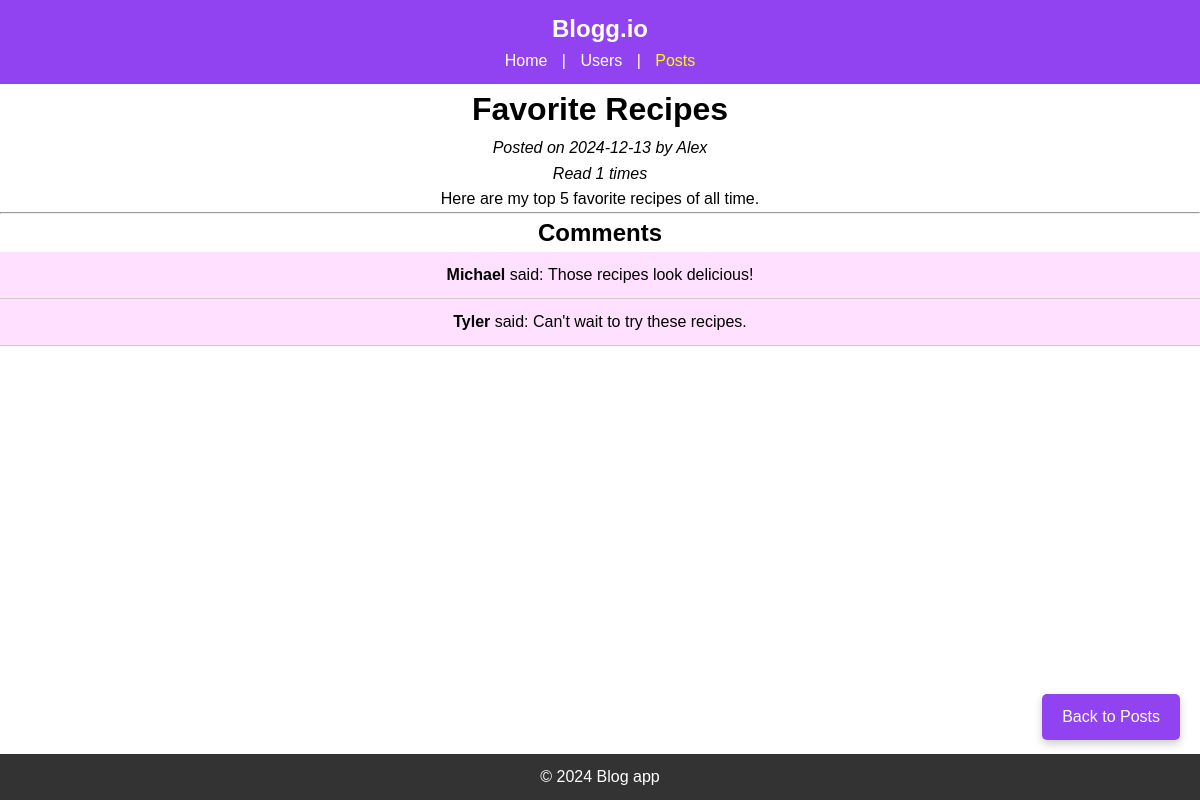
The page /posts/4 on the database its author committed.
### models.py (models this page shows)
class Post(db.Model):
    id = db.Column(db.Integer, primary_key=True, autoincrement=True)
    user_id = db.Column(db.Integer, db.ForeignKey(User.id))
    posted_by = db.relationship('User')
    posted = db.Column(db.DateTime, nullable=False)
    title = db.Column(db.String(120), nullable=False)
    body = db.Column(db.String(500), nullable=False)
    reads = db.Column(db.Integer, default=0)
    comments = db.relationship('Comment', backref='post', lazy=True)

class User(db.Model):
    id = db.Column(db.Integer, primary_key=True)
    username = db.Column(db.String(80), unique=True, nullable=False)
    email = db.Column(db.String(120), unique=True, nullable=False)
    age = db.Column(db.Integer)
    posts = db.relationship('Post', backref='user', lazy=True)
    comments = db.relationship('Comment', backref='user', lazy=True)

class Comment(db.Model):
    id = db.Column(db.Integer, primary_key=True, autoincrement=True)
    user_id = db.Column(db.Integer, db.ForeignKey(User.id))
    post_id = db.Column(db.Integer, db.ForeignKey(Post.id))
    body = db.Column(db.String(500), nullable=False)

### app.py (the view)
@app.route('/posts/<int:post_id>')
def display_post(post_id):
    found_post = Post.query.filter_by(id=post_id).first()
    found_post.reads += 1
    db.session.commit()
    return render_template('post.html', post=found_post)

### templates/post.html (shortened to what this page needs)
{% extends "base.html" %}
{% block content %}
<h1>{{ post.title }}</h1>
<p>
    <i>Posted on {{ post.posted.strftime('%Y-%m-%d') }} by {{ post.user.username }}</i>
    <br>
    <i>Read {{ post.reads }} times</i>
</p>
<p>{{ post.body }}</p>
<hr>
<h2>Comments</h2>
<ul id="commentul">
    {% for comment in post.comments %}
    <li id="comments">
        <strong>{{ comment.user.username }}</strong> said: <p>{{ comment.body }}</p>
    </li>
    {% else %}
    <li>No comments yet. Be the first to comment!</li>
    {% endfor %}
</ul>
    <a id="backbutton" href="{{ url_for('display_all_posts') }}">Back to Posts</a>
{% endblock %}

### static/styles.css (style rules this page uses)
* { margin: 0; padding: 0; box-sizing: border-box; }
html,body { width: 100%; overflow-x: hidden; }
body { font-family: Arial, sans-serif; line-height: 1.6; background-color: #efeef1; color: black; margin: 0; padding: 0; align-items: center; display: flex; flex-direction: column; min-height: 100vh; }
a { color: black; text-decoration: none; }
#comments { background-color: #ffe1ff; border-bottom: 1px solid #ccc; padding: 10px; width: 100% }
#comments p { display: inline-block; }
#backbutton { position: fixed; bottom: 60px; right: 20px; background-color:#9243f1; color: white; text-decoration: none; padding: 10px 20px; border-radius: 5px; font-size: 16px; cursor: pointer; box-shadow: 0 4px 8px rgba(0, 0, 0, 0.2); transition: background-color 0.3s ease, transform 0.3s ease; }

### rows shown on the page
Post: title "Favorite Recipes", posted "2024-12-13", reads "1", body "Here are my top 5 favorite recipes of all time."
User: user.username "Alex"
Comment: user.username "Michael", body "Those recipes look delicious!"
Comment: user.username "Tyler", body "Can't wait to try these recipes."
